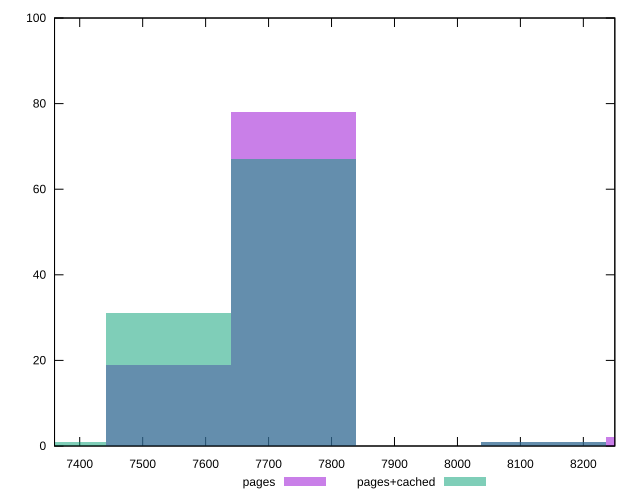

gnuplot code for this plot:
reset

$pages <<EOF
7739.4211326889945 78
8136.314524108943 1
7540.9744369790205 19
8334.761219818918 2
EOF

$pagesCached <<EOF
7540.9744369790205 31
7739.4211326889945 67
7342.527741269047 1
8136.314524108943 1
EOF

set key outside below
set boxwidth 198.44669570997422
set xrange [7360:8250]
set yrange [0:100]
set trange [0:100]
set style fill transparent solid 0.5 noborder
set terminal svg size 640, 500 enhanced background rgb 'white'
set output "report_00026_2021-02-22T21:38:55.199Z/uses-text-compression/comparison/histogram/0_vs_1.svg"

plot $pages title "pages" with boxes, \
     $pagesCached title "pages+cached" with boxes

reset
